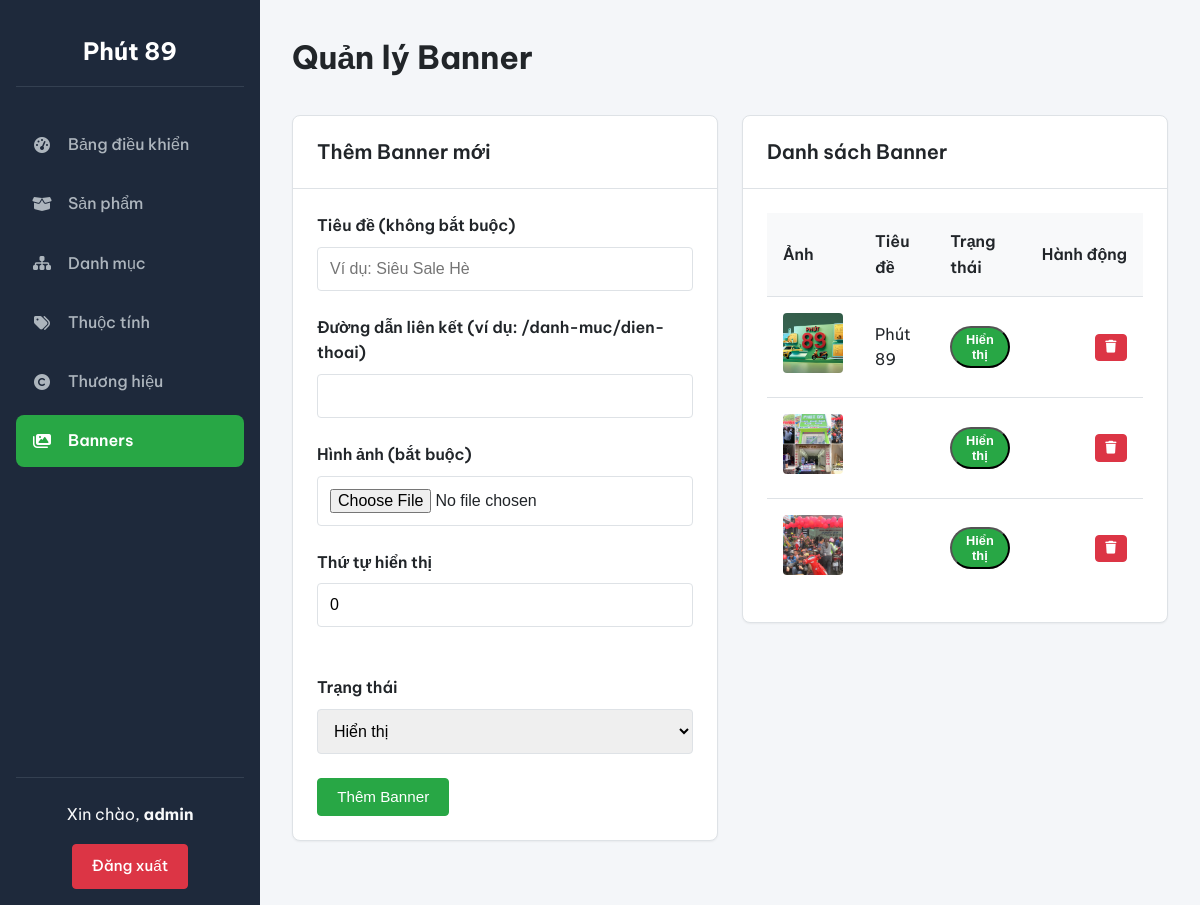
Screenshot of /admin/banners.php (signed in) with the database file from the repository.
### tables this page shows
CREATE TABLE `banners` (
  `id` int(11) NOT NULL,
  `tieu_de` varchar(255) DEFAULT NULL,
  `hinh_anh` varchar(255) NOT NULL,
  `lien_ket` varchar(255) DEFAULT NULL,
  `trang_thai` tinyint(1) DEFAULT 1,
  `vi_tri` int(11) DEFAULT 0
);

### includes/functions.php (called while the page is built, shortened)
<?php
function e($string)
{
    return htmlspecialchars($string ?? '', ENT_QUOTES, 'UTF-8');
}

### admin/banners.php (the view, shortened to what this page needs)
<?php
$page_title = 'Quản lý Banner';
require_once 'includes/header.php';
$banners = $pdo->query("SELECT * FROM banners ORDER BY vi_tri ASC, id DESC")->fetchAll();
?>
<div class="form-grid" style="align-items: flex-start;">
    <div class="card">
        <div class="card-header">
            <h2 class="card-title">Thêm Banner mới</h2>
        </div>
        <div class="card-body">
            <form action="banners.php" method="POST" enctype="multipart/form-data">
                <div class="form-group">
                    <label for="tieu_de">Tiêu đề (không bắt buộc)</label>
                    <input type="text" name="tieu_de" id="tieu_de" class="form-control" placeholder="Ví dụ: Siêu Sale Hè">
                </div>
                <div class="form-group">
                    <label for="lien_ket">Đường dẫn liên kết (ví dụ: /danh-muc/dien-thoai)</label>
                    <input type="text" name="lien_ket" id="lien_ket" class="form-control">
                </div>
                <div class="form-group">
                    <label for="hinh_anh">Hình ảnh (bắt buộc)</label>
                    <input type="file" name="hinh_anh" id="hinh_anh" class="form-control" required accept="image/*">
                </div>
                <div class="form-grid">
                    <div class="form-group">
                        <label for="vi_tri">Thứ tự hiển thị</label>
                        <input type="number" name="vi_tri" id="vi_tri" class="form-control" value="0">
                    </div>
                    <div class="form-group">
                        <label for="trang_thai">Trạng thái</label>
                        <select name="trang_thai" id="trang_thai" class="form-control">
                            <option value="1" selected>Hiển thị</option>
                        </select>
                    </div>
                </div>
                <button type="submit" class="btn btn-primary">Thêm Banner</button>
            </form>
        </div>
    </div>
    <div class="card">
        <div class="card-header">
            <h2 class="card-title">Danh sách Banner</h2>
        </div>
        <div class="card-body">
            <table>
                <thead>
                    <tr>
                        <th>Ảnh</th>
                        <th>Tiêu đề</th>
                        <th>Trạng thái</th>
                        <th class="actions">Hành động</th>
                    </tr>
                </thead>
                <tbody>
                    <?php if ($banners): ?>
                        <?php foreach ($banners as $banner): ?>
                            <tr>
                                <td>
                                    <img src="<?php echo BASE_URL . '/uploads/banners/' . e($banner['hinh_anh'] ?? 'placeholder.png'); ?>" class="thumbnail" alt="Banner">
                                </td>
                                <td><?php echo e($banner['tieu_de']); ?></td>
                                <td>
                                    <button
                                        class="status-toggle-btn status <?php echo $banner['trang_thai'] ? 'active' : 'inactive'; ?>"
                                        data-id="<?php echo $banner['id']; ?>"
                                        data-type="banner"
                                        data-current-status="<?php echo $banner['trang_thai']; ?>">
                                        <?php echo $banner['trang_thai'] ? 'Hiển thị' : 'Ẩn'; ?>
                                    </button>
                                </td>
                                <td class="actions">
                                    <a href="banners.php?action=delete&id=<?php echo $banner['id']; ?>" class="btn btn-danger" onclick="return confirm('Bạn có chắc chắn muốn xóa banner này?');" title="Xóa"><i class="fas fa-trash"></i></a>
                                </td>
                            </tr>
                        <?php endforeach; ?>
                    <?php else: ?>
                        <tr>
                            <td colspan="4" style="text-align:center;">Chưa có banner nào.</td>
                        </tr>
                    <?php endif; ?>
                </tbody>
            </table>
        </div>
    </div>
</div>
<?php require_once 'includes/footer.php'; ?>

### admin/includes/header.php (shortened to what this page needs)
<?php
require_once __DIR__ . '/../../includes/functions.php';
$current_page = basename($_SERVER['SCRIPT_NAME']);
?>
<!DOCTYPE html>
<html lang="vi">
<head>
    <link rel="stylesheet" href="https://cdnjs.cloudflare.com/ajax/libs/font-awesome/6.5.1/css/all.min.css">
    <link href="https://cdn.jsdelivr.net/npm/select2@4.1.0-rc.0/dist/css/select2.min.css" rel="stylesheet" />
    <link rel="stylesheet" href="assets/admin_style.css?v=<?php echo time(); ?>">
</head>
<body>
    <div class="admin-wrapper">
        <aside class="sidebar">
            <h1 class="logo"><?php echo e(SITE_NAME); ?></h1>
            <nav class="main-nav">
                <ul>
                    <li>
                        <a href="index.php" class="<?php echo $current_page === 'index.php' ? 'active' : ''; ?>">
                            <i class="fas fa-tachometer-alt"></i><span>Bảng điều khiển</span>
                        </a>
                    </li>
                    <li>
                        <a href="products.php" class="<?php echo in_array($current_page, ['products.php', 'product_edit.php']) ? 'active' : ''; ?>">
                            <i class="fas fa-box-open"></i><span>Sản phẩm</span>
                        </a>
                    </li>
                    <li>
                        <a href="categories.php" class="<?php echo $current_page === 'categories.php' ? 'active' : ''; ?>">
                            <i class="fas fa-sitemap"></i><span>Danh mục</span>
                        </a>
                    </li>
                     <li>
                        <a href="attributes.php" class="<?php echo $current_page === 'attributes.php' ? 'active' : ''; ?>">
                            <i class="fas fa-tags"></i><span>Thuộc tính</span>
                        </a>
                    </li>
                    <li>
                        <a href="brands.php" class="<?php echo $current_page === 'brands.php' ? 'active' : ''; ?>">
                            <i class="fas fa-copyright"></i><span>Thương hiệu</span>
                        </a>
                    </li>
                    <li>
                        <a href="banners.php" class="<?php echo $current_page === 'banners.php' ? 'active' : ''; ?>">
                            <i class="fas fa-images"></i><span>Banners</span>
                        </a>
                    </li>
                </ul>
            </nav>
            <div class="user-info">
                <p>Xin chào, <strong><?php echo e($_SESSION['admin_username']); ?></strong></p>
                <a href="logout.php" class="btn btn-danger">Đăng xuất</a>
            </div>
        </aside>
        <main class="main-content">
            <header class="main-header">
                <h2><?php echo e($page_title ?? 'Bảng điều khiển'); ?></h2>
            </header>
            <div class="content-body">

### admin/includes/footer.php (shortened to what this page needs)
</div>
</main>
</div>
</body>
</html>

### admin/assets/admin_style.css (style rules this page uses)
:root { --primary-color: #28a745; --primary-hover-color: #218838; --danger-color: #dc3545; --danger-hover-color: #c82333; --secondary-color: #6c757d; --text-dark: #212529; --text-light: #f8f9fa; --text-muted: #6c757d; --bg-dark-sidebar: #1e293b; --bg-light-content: #f4f6f9; --bg-white: #ffffff; --border-color: #dee2e6; --font-family-sans-serif: "Be Vietnam Pro", sans-serif; --radius-sm: 0.25rem; --radius-md: 0.5rem; --shadow-sm: 0 1px 2px 0 rgb(0 0 0 / 0.05); --shadow-md: 0 4px 6px -1px rgb(0 0 0 / 0.1), 0 2px 4px -2px rgb(0 0 0 / 0.1); --transition: all 0.2s ease-in-out; }
* { box-sizing: border-box; margin: 0; padding: 0; }
a { text-decoration: none; color: inherit; }
body { font-family: var(--font-family-sans-serif); background-color: var(--bg-light-content); color: var(--text-dark); font-size: 16px; line-height: 1.6; }
.admin-wrapper { display: flex; min-height: 100vh; }
.sidebar { width: 260px; background-color: var(--bg-dark-sidebar); color: var(--text-light); display: flex; flex-direction: column; padding: 1rem; position: fixed; height: 100%; flex-shrink: 0; }
.sidebar .logo { color: var(--bg-white); text-align: center; margin-bottom: 2rem; padding: 1rem 0; font-size: 1.5rem; font-weight: 700; text-decoration: none; border-bottom: 1px solid #344051; }
.sidebar .main-nav ul { list-style: none; }
.sidebar .main-nav a { display: flex; align-items: center; gap: 1rem; padding: 0.8rem 1rem; border-radius: var(--radius-md); color: #adb5bd; text-decoration: none; transition: var(--transition); font-weight: 500; margin-bottom: 0.5rem; }
.sidebar .main-nav a.active { background-color: var(--primary-color); color: var(--bg-white); font-weight: 600; }
.sidebar .main-nav i { width: 20px; text-align: center; }
.sidebar .user-info { margin-top: auto; text-align: center; border-top: 1px solid #344051; padding-top: 1.5rem; }
.user-info p { margin-bottom: 1rem; }
.main-content { margin-left: 260px; width: calc(100% - 260px); padding: 2rem; }
.main-header { margin-bottom: 2rem; }
.main-header h2 { font-size: 2rem; font-weight: 700; }
.card { background: var(--bg-white); border: 1px solid var(--border-color); border-radius: var(--radius-md); margin-bottom: 2rem; box-shadow: var(--shadow-sm); }
.card-header { padding: 1.25rem 1.5rem; border-bottom: 1px solid var(--border-color); display: flex; justify-content: space-between; align-items: center; }
.card-title { font-size: 1.25rem; font-weight: 600; }
.card-body { padding: 1.5rem; }
.btn { padding: 0.6rem 1.2rem; border: 1px solid transparent; border-radius: var(--radius-sm); font-size: 0.95rem; font-weight: 500; cursor: pointer; text-decoration: none; display: inline-flex; align-items: center; gap: 0.5rem; transition: var(--transition); }
.btn-primary { background-color: var(--primary-color); border-color: var(--primary-color); color: #fff; }
.btn-danger { background-color: var(--danger-color); border-color: var(--danger-color); color: #fff; }
table { width: 100%; border-collapse: collapse; }
table th, table td { padding: 1rem; text-align: left; border-bottom: 1px solid var(--border-color); vertical-align: middle; }
table th { font-weight: 600; background-color: #f8f9fa; color: var(--text-dark); }
table tr:last-child td { border-bottom: none; }
table .actions { text-align: right; white-space: nowrap; }
table .actions a, table .actions button { margin-left: 0.5rem; padding: 0.4rem 0.6rem; font-size: 0.8rem; }
.thumbnail { width: 60px; height: 60px; object-fit: cover; border-radius: var(--radius-sm); }
.status { padding: 0.25rem 0.6rem; border-radius: 50px; font-size: 0.8rem; font-weight: 600; color: #fff; display: inline-block; text-align: center; }
.status.active { background-color: var(--primary-color); }
.form-group { margin-bottom: 1.5rem; }
.form-group label { display: block; font-weight: 600; margin-bottom: 0.5rem; }
.form-control { width: 100%; padding: 0.75rem; font-size: 1rem; border: 1px solid var(--border-color); border-radius: var(--radius-sm); transition: var(--transition); }
.form-grid { display: grid; grid-template-columns: repeat(auto-fit, minmax(250px, 1fr)); gap: 1.5rem; }

### rows the page displays
banners: hinh_anh (picture), tieu_de "Phút 89", trang_thai "Hiển thị"
banners: hinh_anh (picture), trang_thai "Hiển thị"
banners: hinh_anh (picture), trang_thai "Hiển thị"

### other values shown
SITE_NAME "Phút 89"
$_SESSION['admin_username'] "admin"
$page_title "Quản lý Banner"
